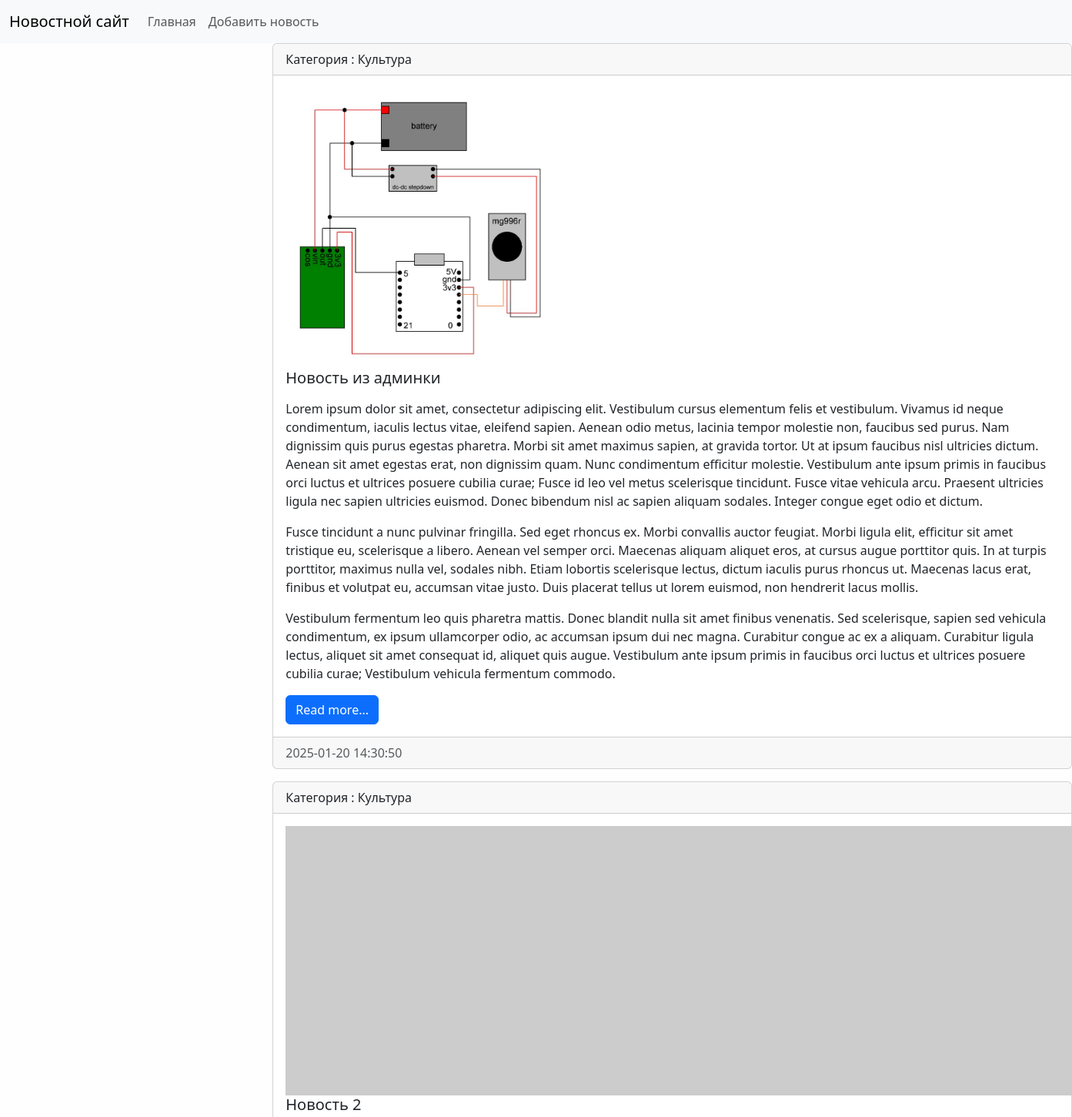
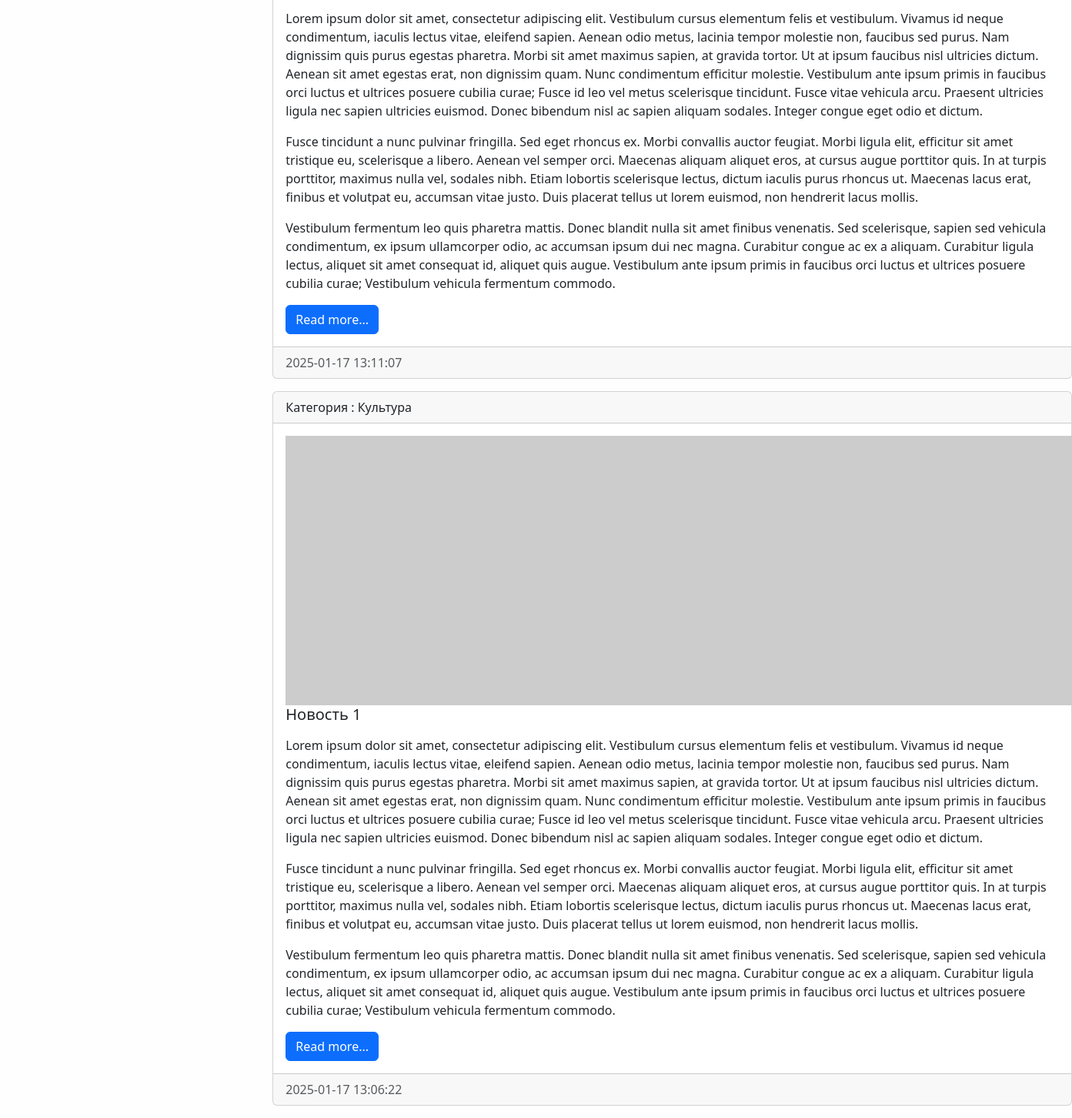
Page /category/1/ on the committed database (2 pictures, top to bottom).
### news/models.py (models this page shows, shortened)
class News(models.Model):
    title = models.CharField(max_length=150, verbose_name='Наименование')
    content = models.TextField(blank=True, verbose_name='Контент')
    created_at = models.DateTimeField(auto_now_add=True, verbose_name='Дата Публикации')
    updated_at = models.DateTimeField(auto_now=True , verbose_name='Обновлено')
    photo = models.ImageField(upload_to='photos/%Y/%m/%d', blank=True, verbose_name='Фото')
    is_published = models.BooleanField(default=True, verbose_name='Опубликовано')
    category = models.ForeignKey('Category', verbose_name='Категория',on_delete=models.PROTECT)
    class Meta:
        verbose_name = "Новость"
        verbose_name_plural  = "Новости"
        ordering  = ['-created_at']

class Category(models.Model):
    title = models.CharField(max_length=150, db_index=True, verbose_name='Наименование Категории')
    class Meta:
        verbose_name = "Категория"
        verbose_name_plural  = "Категории"
        ordering  = ['title']
    def __str__(self):
        return self.title

### news/views.py (the view)
# urls.py: path('category/<int:category_id>/',get_category, name='category'),
def get_category(request, category_id):
   news = News.objects.filter(category_id=category_id)
   category = Category.objects.get(pk=category_id)
   return render(request,'news/category.html', {'news': news,  'category':category})

### news/templates/news/category.html (shortened to what this page needs)
{% extends 'base.html' %}
{% block content %}
            {% for item in news %}
            <div class="card mb-3">
                <div class="card-header">
                    Категория : {{ item.category }}
                </div>
                <div class="card-body">
                    <div class="media">
                        {% if item.photo %}
                        <img src="{{ item.photo.url }}" alt="" width="350" class="mr-3">
                        {% else %}
                        <img src="https://picsum.photos/id/1060/350/235/?blur=2" alt="sorry no photo" class="mr-3">
                        {% endif %}
                        <div class="media-body">
                            <h5 class="card-title">{{ item.title }}</h5>
                            <p class="card-text">{{ item.content | linebreaks }}</p>
                            <a href="#" class="btn btn-primary">Read more...</a>
                        </div>
                    </div>
                </div>
                <div class="card-footer text-muted">
                    {{item.created_at|date:"Y-m-d H:i:s" }}
                </div>
            </div>
            {% empty %}
            <li>Sorry, no athletes in this list.</li>
            {% endfor %}
{% endblock %}

### base/static/css/style.css (style rules this page uses)
body { background-color: #fefefe; }

### rows in the picture
News: category "Культура", photo (picture), title "Новость из админки", content "Lorem ipsum dolor sit amet, consectetur adipiscing elit. Vestibulum cursus elementum felis et vestibulum. Vivamus id neque condimentum, iaculis lectus vitae, eleifend sapien. Aenean odio metus, lacinia tempor molestie non, faucibus sed purus. Nam dignissim quis purus egestas pharetra. Morbi sit amet maximus sapien, at gravida tortor. Ut at ipsum faucibus nisl ultricies dictum. Aenean sit amet egestas erat, non dignissim quam. Nunc condimentum efficitur molestie. Vestibulum ante ipsum primis in faucibus orci luctus et ultrices posuere cubilia curae; Fusce id leo vel metus scelerisque tincidunt. Fusce vitae vehicula arcu. Praesent ultricies ligula nec sapien ultricies euismod. Donec bibendum…", created_at "2025-01-20 14:30:50"
News: category "Культура", title "Новость 2", content "Lorem ipsum dolor sit amet, consectetur adipiscing elit. Vestibulum cursus elementum felis et vestibulum. Vivamus id neque condimentum, iaculis lectus vitae, eleifend sapien. Aenean odio metus, lacinia tempor molestie non, faucibus sed purus. Nam dignissim quis purus egestas pharetra. Morbi sit amet maximus sapien, at gravida tortor. Ut at ipsum faucibus nisl ultricies dictum. Aenean sit amet egestas erat, non dignissim quam. Nunc condimentum efficitur molestie. Vestibulum ante ipsum primis in faucibus orci luctus et ultrices posuere cubilia curae; Fusce id leo vel metus scelerisque tincidunt. Fusce vitae vehicula arcu. Praesent ultricies ligula nec sapien ultricies euismod. Donec bibendum…", created_at "2025-01-17 13:11:07"
News: category "Культура", title "Новость 1", content "Lorem ipsum dolor sit amet, consectetur adipiscing elit. Vestibulum cursus elementum felis et vestibulum. Vivamus id neque condimentum, iaculis lectus vitae, eleifend sapien. Aenean odio metus, lacinia tempor molestie non, faucibus sed purus. Nam dignissim quis purus egestas pharetra. Morbi sit amet maximus sapien, at gravida tortor. Ut at ipsum faucibus nisl ultricies dictum. Aenean sit amet egestas erat, non dignissim quam. Nunc condimentum efficitur molestie. Vestibulum ante ipsum primis in faucibus orci luctus et ultrices posuere cubilia curae; Fusce id leo vel metus scelerisque tincidunt. Fusce vitae vehicula arcu. Praesent ultricies ligula nec sapien ultricies euismod. Donec bibendum…", created_at "2025-01-17 13:06:22"
